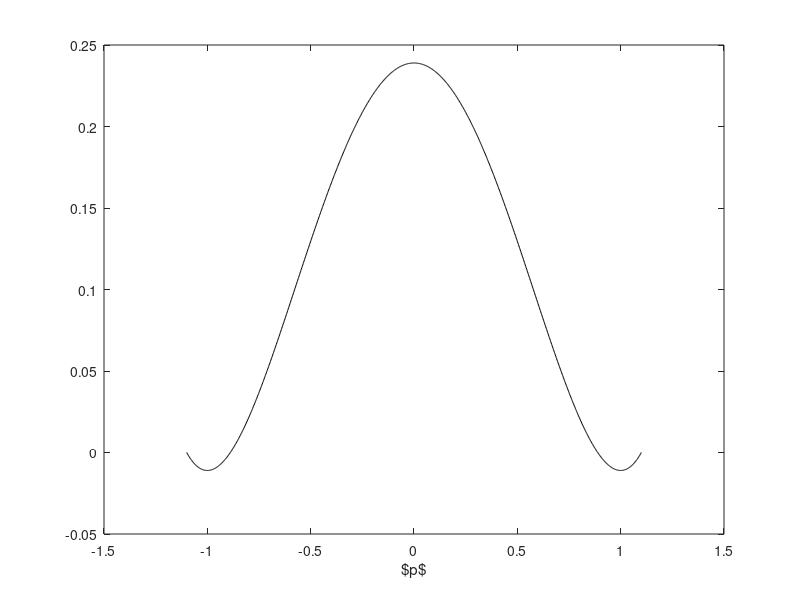

Write MATLAB code to recreate this figure.
function [h, vals, ps, ts] = draw_landscape(grad, pRange, tRange)
%% DRAW_LANDSCAPE(grad, pRange, tRange) will plot an energy landscape
%% corresponding to the gradient/slope function grad(p,t), where p is the
%% state and t is the time. pRange, tRange are ranges of p and t to draw the
%% landscape. Specifying either one as scalar will result in a line plot; a
%% surface plot is constructed if both have two elements. 
%%
%% Outputs: plot-object handle;
%%          vector/matrix of computed landscape values;
%%          scalar/vector of states sampled;
%%          scalar/vector of times sampled.
    
    if nargin < 1
        % Default gradient function, of state p and time t.
        grad = @(p,t) (1-p.^2).*p + t;
    end

    if nargin < 2
        % Default range of state to draw.
        pRange = [-1.1,1.1];
    end

    if nargin < 3
        % Default range of time.
        tRange = 0;
    end

    % Prepare the grid (potentially 1D) for plotting.
    ps = linspace(pRange(1),pRange(end),1e3);
    ts = linspace(tRange(1),tRange(end),1e3);
    ps = unique(ps);
    ts = unique(ts);

    [pM,tM] = meshgrid(ps,ts);

    % Integrate the negative gradient in p.
    vals = cumtrapz(ps, -grad(pM,tM), 2);

    if length(ts) == 1
        % Plot as a function of p if only one time is specified.
        h = plot(ps, vals, 'Color', 'black');
        xlabel('$p$')
    elseif length(ps) == 1
        % Plot as a function of t if only one state is specified.
        h = plot(ts, vals, 'Color', 'black');
        xlabel('$t$')
    else
        % Otherwise, construct a surface.
        h = surf(ps, ts, vals, 'LineStyle', 'none');
        hold on
        % Plot slices of the landscape 10 sampled t in the range.
        for i = round(1:(length(ts)-1)/10:length(ts))
            plot3(ps, ts(i)*ones(size(ps)), vals(i,:), 'Color', 'black')
        end

        % Form an interpolant object for the landscape.
        landscapeFun = griddedInterpolant(pM', tM', vals');

        % Plot the approximate location of roots.
        [M, c] = contour(pM, tM, grad(pM, tM), [0,0]);
        delete(c);
        draw_contours_on_surface(M, landscapeFun);

        hold off
        xlabel('$p$')
        ylabel('$t$')
    end
end